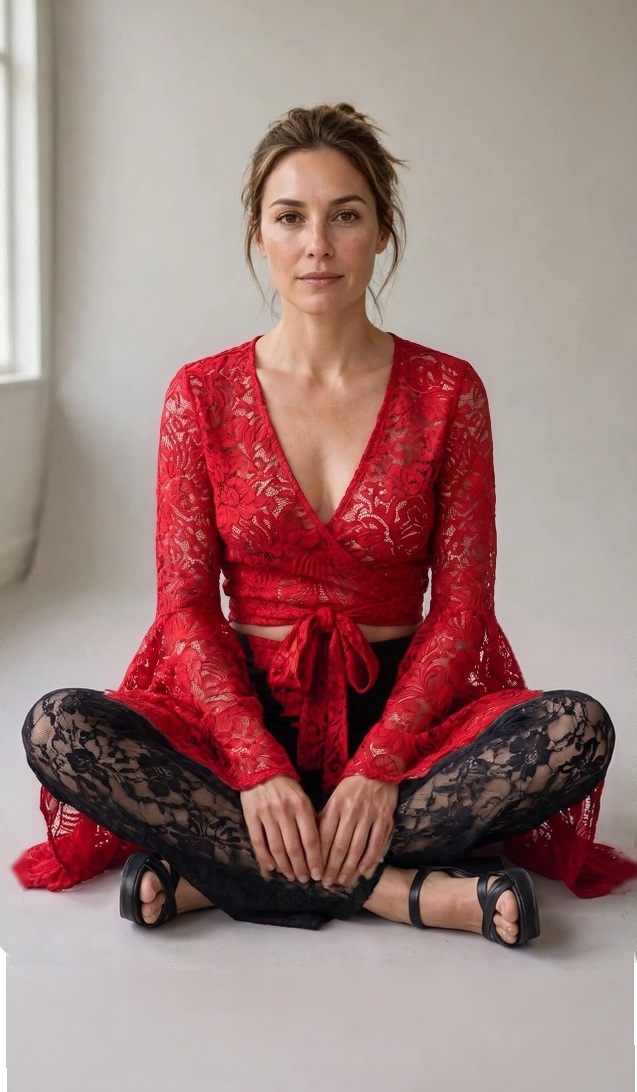
#> input picture memory/p8/final3.jpg, 637 x 1092 px, found by its file name
$ python clean.py   (older library calls are emulated)
#> lines starting #> are read from the running program, lines starting #| are printed output that depends on the picture
### memory/stable_2026-11-01/head_lock.py
"""Head lock for try-ons: safe top margin, bottom canvas extension for long garments, original head pasted back."""
import gc
import logging
import io
import os
import re

import cv2
import numpy as np
from PIL import Image, ImageOps

_FACE_MODEL = os.path.join(os.path.dirname(__file__), "models", "face_yunet.onnx")
TOP_PAD_MIN_PX = 50
TOP_PAD_RATIO = 0.06
BOTTOM_PAD_RATIO = 0.20
HEAD_SAFE_ZONE = 0.15
logger = logging.getLogger(__name__)
PERSON_MAX_SIDE = 1536
PERSON_OUT_SIDE = 2048  # 2K output: lock canvas is kept at 2048, the model receives 1536
GARMENT_MAX_SIDE = 1024
LONG_WORDS = re.compile(r"\b(long|lungo|lunga|maxi|gown|abito|vestito|dress|trench|cappotto|coat|kaftan|caftano)\b", re.I)

HEAD_LOCK_RULE = (
    "HEAD LOCK — STRICT:\n"
    "• Preserve original head, face, hair 100% identical. Keep 50px safe margin from top edge. "
    "Do not crop, alter or regenerate head area.\n"
    "• The output must have EXACTLY the same width and height as IMAGE 1, with the person in the same position.\n"
    "• IMAGE 1 already includes an empty margin at the top and, for long outfits, an extended band at the bottom: "
    "if the outfit is long, expand image height at bottom only — continue the floor/background naturally into the bottom band "
    "and let the garment hem and the feet extend there. Never zoom or shift the person upwards.\n"
)


def _open_small(data: bytes, max_side: int) -> Image.Image:
    # JPEG draft decodes at reduced scale, so a 12MP photo never lands in RAM at full size.
#> called with max_side = 1092
    im = Image.open(io.BytesIO(data))
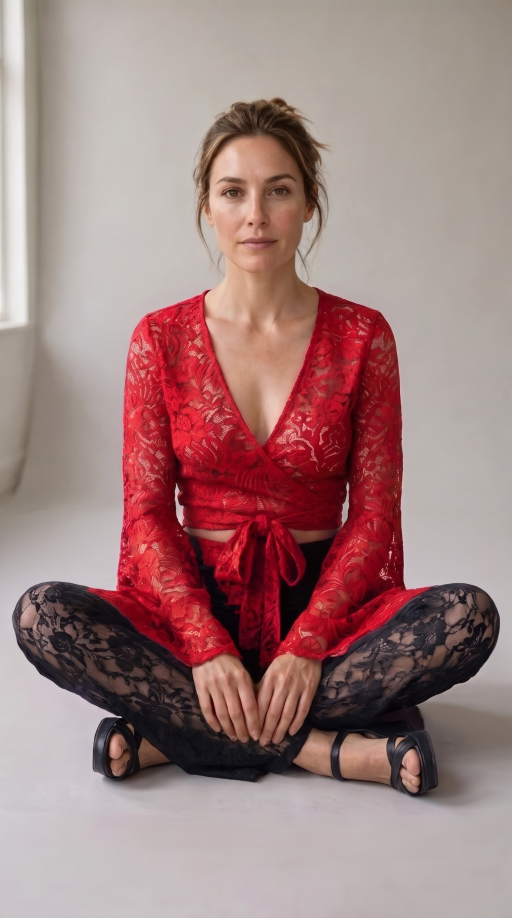
#> input picture memory/p8/raw4.png, 1536 x 2752 px (shown at 1/3 size)
#> im is the input picture: PIL image 1536x2752 RGB; mean R, G, B 160.1, 127.9, 126.7
    im.draft("RGB", (max_side, max_side))
    im = ImageOps.exif_transpose(im)
    im.thumbnail((max_side, max_side), Image.LANCZOS)
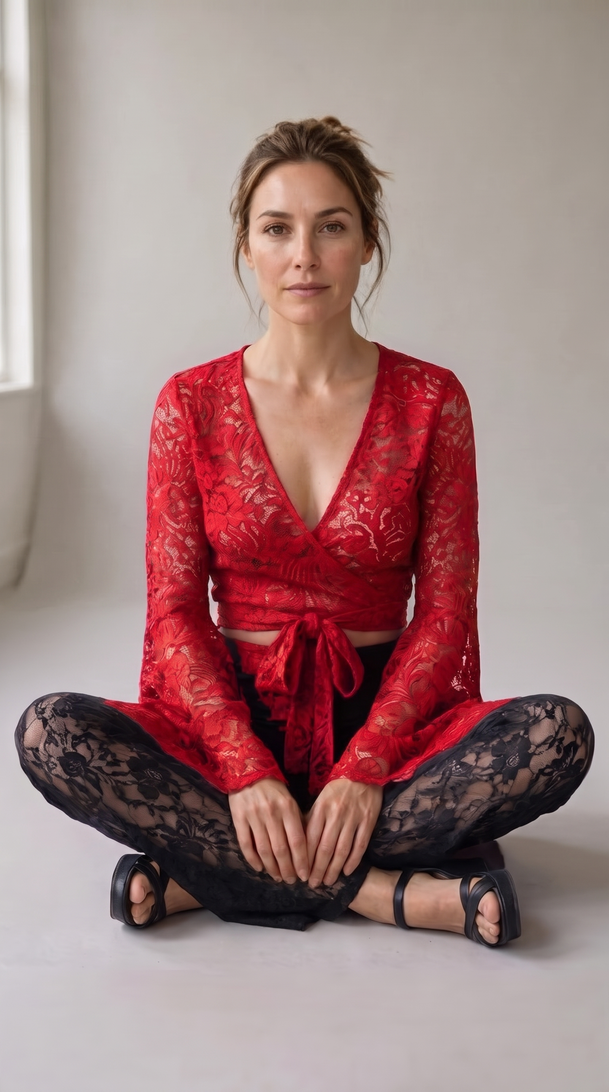
#> im: PIL image 609x1092 RGB; mean R, G, B 160.1, 127.9, 126.7
    return im


# [12 lines left out: function downscale, not called in this run]


def is_long(category: str, name: str = "") -> bool:
    return (category or "").lower() in ("dress", "suit") or bool(LONG_WORDS.search(name or ""))


# [12 lines left out: function _faces, not called in this run]


FACE_MIN_CONF = 0.75  # YuNet score: clear real photos measure 0.80-0.95


# [142 lines left out: functions face_check, _largest, _pose_composite, _align_pose, not called in this run]


POSE_CHANGE_MAX = 0.6


# [27 lines left out: function surgical_merge, not called in this run]


def _face_box(rgb: np.ndarray):
    f = _faces(rgb)
    return f[0] if f else None


def _centre(b) -> tuple:
    return b[0] + b[2] / 2, b[1] + b[3] / 2


def _double_face(rgb: np.ndarray) -> bool:
    f = _faces(rgb)
    return len(f) > 1 and f[1][2] > 0.5 * f[0][2]


# [4 lines left out: function _bg_color, not called in this run]


HAND_MATCH_MIN = 0.5


DRIFT_MAX = 28.0


def _skin(a: np.ndarray) -> np.ndarray:
    return cv2.inRange(cv2.cvtColor(np.ascontiguousarray(a), cv2.COLOR_RGB2YCrCb), (0, 133, 77), (255, 173, 127))


# [227 lines left out: functions _paste_hand, prepare, _match_head_colour, finalize, not called in this run]


def has_face(jpeg: bytes) -> bool:
    return _face_box(np.array(Image.open(io.BytesIO(jpeg)).convert("RGB"))) is not None

### memory/p8/clean.py
import sys, os, asyncio, base64
sys.path.insert(0, "/app/backend"); os.chdir("/app/backend")
from dotenv import load_dotenv; load_dotenv(".env")
import numpy as np, cv2
import head_lock, pose_lock, tryon_quality
from emergentintegrations.llm.chat import ImageContent

D = "/app/memory/p8/"
PROMPT = (
    "IMAGE 1 is a finished fashion photo. Make ONLY these two local edits, everything else stays pixel-identical (woman, face, red lace top, "
    "sleeves above the floor, arms, both hands clasped on the crossed knees, black lace trousers, background, light, framing, size):\n"
    "1. Remove the red lace fabric pieces lying on the floor on the left and on the right: clean empty studio floor there, no scraps.\n"
    "2. Replace the sandals with 2 realistic black wedge sandals (closed wedge heel, ankle strap), one on each foot, same style on both.\n"
    "Photorealistic, no halo, no blur.\n"
)


async def main():
    base = cv2.cvtColor(cv2.imread(D + "final3.jpg"), cv2.COLOR_BGR2RGB)
    H, W = base.shape[:2]
    rp = D + "raw4.png"
    if os.path.exists(rp):
        raw = open(rp, "rb").read()
    else:
        raw = await tryon_quality._image_call("You are a retoucher: minimal local edits only.", PROMPT,
                                              [ImageContent(base64.b64encode(tryon_quality._png(base)).decode())], "p8-4", "9:16")
        open(rp, "wb").write(raw)
    res = np.array(head_lock._open_small(raw, max(H, W)).convert("RGB"))
#> (the run stopped early here; a loop or call above may not have finished)
